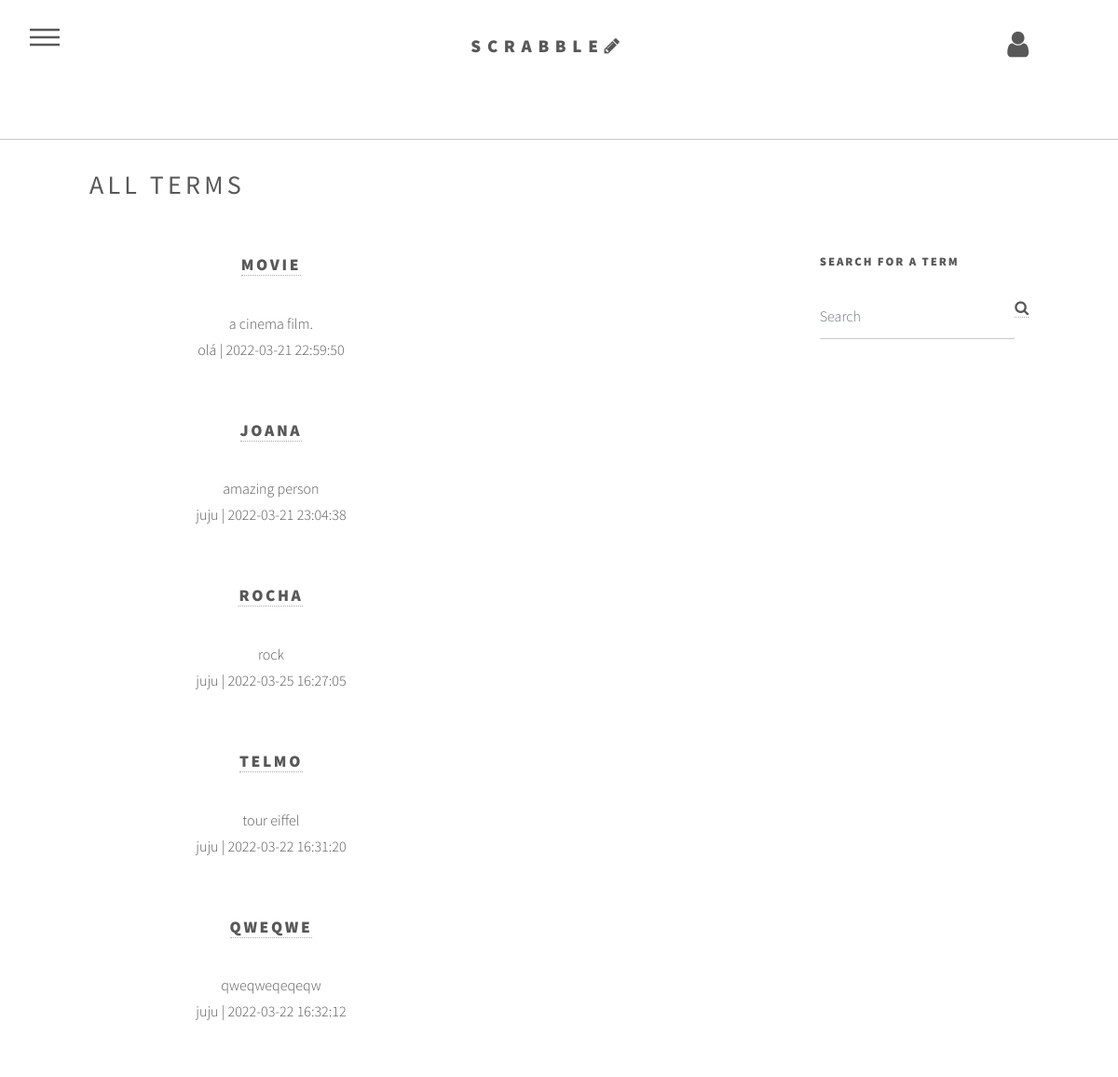
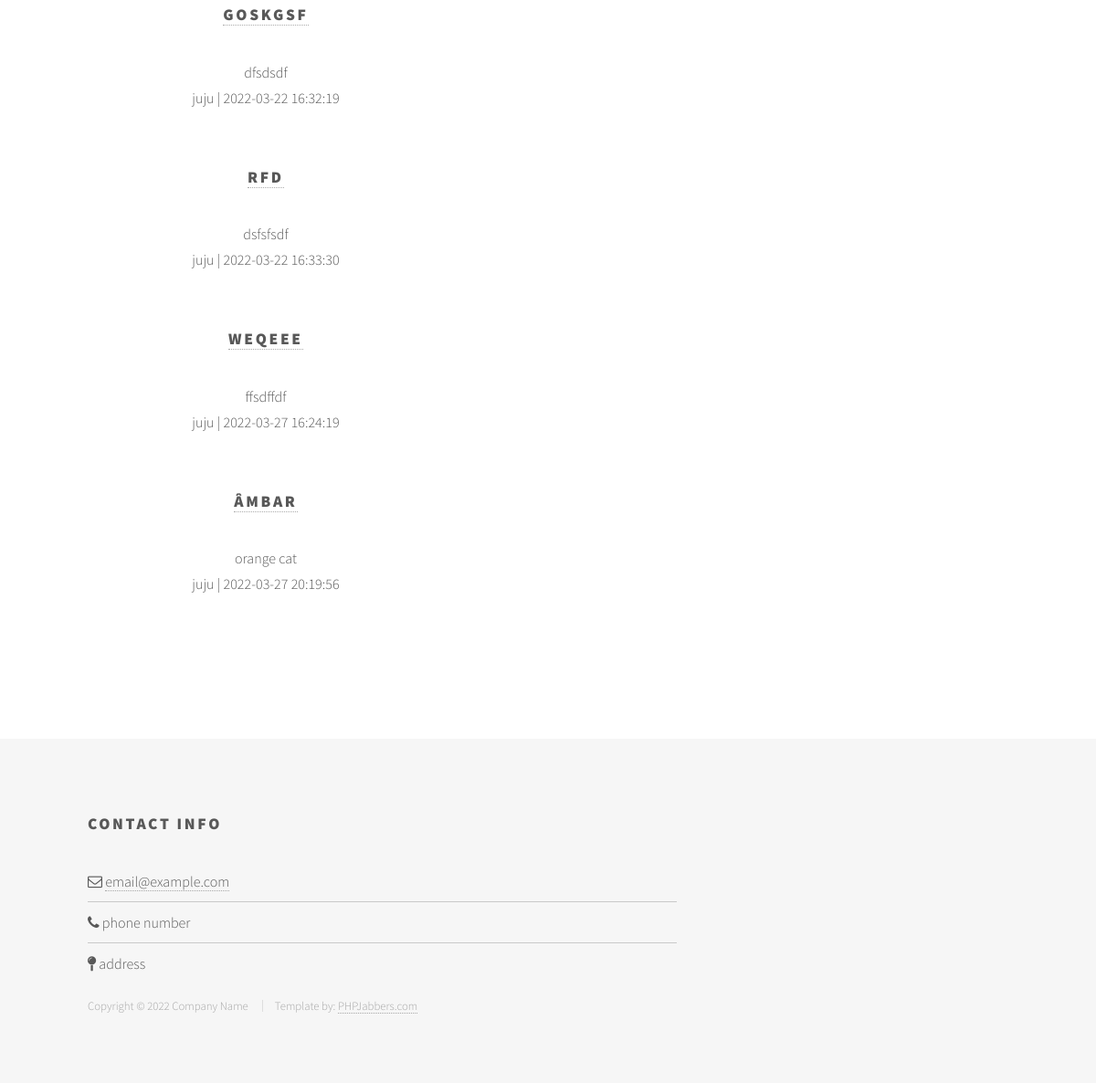
The page /terms.php (signed in) on the database its author committed (2 pictures, top to bottom).
### tables this page shows
CREATE TABLE `terms` (
  `id` int(11) NOT NULL,
  `title` varchar(50) NOT NULL,
  `description` text NOT NULL,
  `timestamp` timestamp NOT NULL DEFAULT current_timestamp() ON UPDATE current_timestamp(),
  `username` varchar(50) NOT NULL
);

### terms.php (the view, shortened to what this page needs)
<?php
  if (isset($_SESSION['user_email']) && isset($_SESSION['user_username'])) {
?>
<!DOCTYPE HTML>
<html>
	<head>
		<link rel="stylesheet" href="assets/bootstrap/css/bootstrap.min.css" />
		<link rel="stylesheet" href="assets/css/main.css" />
	</head>
	<body class="is-preload">
			<div id="wrapper">
				<header id="header">
						<div class="inner">
								<a href="index.php" class="logo">
								<center><span class="title">Scrabble</span><span class="fa fa-pencil"></span></center>
								</a>
								<nav>
									<ul>
										<li><a href="#menu">Menu</a></li>
									</ul>
								</nav>
        					<a href="account.php"><i class="fa fa-user fa-2x" style="float: right;"></i></a>
					</header>
					<hr>
					<div id="main">
						<div class="inner">
						<h3 class="h3">All terms</h3>
							<div class="container-fluid">
								<div class="row">
									<div class="col-9">
										<div class="row">
											<div class="col-sm-6 text-center">
												<?php
												$conn = mysqli_connect("localhost", "root", "admin", "atw");
												$sql= "SELECT * FROM terms" ;
												$result= $conn-> query($sql);
												while ($row= $result-> fetch_assoc()){
												$id=$row['id'];
     												echo '<h2><a href="'. $id .'.php">', $row["title"], '</a></h2>';
     												echo $row["description"];
													echo "<br>";
      												echo "<p>", $row["username"], "&nbsp;|&nbsp;", $row["timestamp"], "</p>";
													echo "<br>";
												}
												?>
											</div>
										</div>
									</div>
									<div class="col-3">
										<div class="form-group">
				                            <h4>Search for a term</h4>
				                        </div>
										<div class="form-group">
				                            <div class="input-group">
				                                <input type="text" class="form-control" placeholder="Search" aria-label="Search" aria-describedby="basic-addon2">
				                                <span class="input-group-addon"><a href="#"><i class="fa fa-search"></i></a></span>
				                            </div>
				                        </div>
				                    </div>
								</div>
							</div>
						</div>
					</div>
					<footer id="footer">
						<div class="inner">
						<section>
								<h2>Contact Info</h2>
								<ul class="alt">
									<li><span class="fa fa-envelope-o"></span> <a href="#">email@example.com</a></li>
									<li><span class="fa fa-phone"></span> phone number </li>
									<li><span class="fa fa-map-pin"></span> address </li>
								</ul>
							</section>
							<ul class="copyright">
								<li>Copyright © 2022 Company Name </li>
								<li>Template by: <a href="https://www.phpjabbers.com/">PHPJabbers.com</a></li>
							</ul>
						</div>
					</footer>
			</div>
	</body>
</html>
<?php
}else {
   header("location: login.php");
}
 ?>

### rows shown on the page
terms: title "MOVIE", description "a cinema film.", username "olá", timestamp "2022-03-21 22:59:50"
terms: title "JOANA", description "amazing person", username "juju", timestamp "2022-03-21 23:04:38"
terms: title "ROCHA", description "rock", username "juju", timestamp "2022-03-25 16:27:05"
terms: title "TELMO", description "tour eiffel", username "juju", timestamp "2022-03-22 16:31:20"
terms: title "QWEQWE", description "qweqweqeqeqw", username "juju", timestamp "2022-03-22 16:32:12"
terms: title "GOSKGSF", description "dfsdsdf", username "juju", timestamp "2022-03-22 16:32:19"
terms: title "RFD", description "dsfsfsdf", username "juju", timestamp "2022-03-22 16:33:30"
terms: title "WEQEEE", description "ffsdffdf", username "juju", timestamp "2022-03-27 16:24:19"
terms: title "ÂMBAR", description "orange cat", username "juju", timestamp "2022-03-27 20:19:56"
